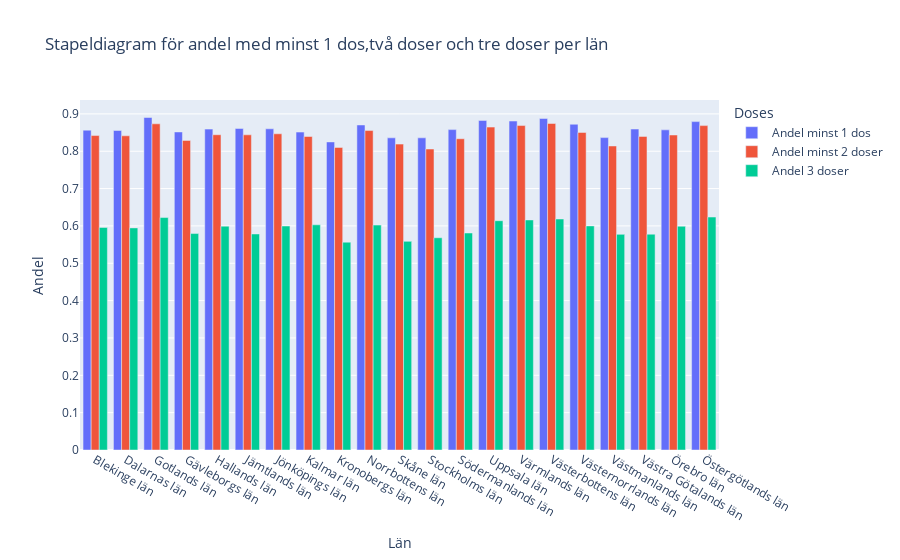

Notebook code cell kept with this figure:
### Code cell
fig = px.bar(
    data_frame=df,
    x="Län_namn",
    y=[
        "Andel minst 1 dos",
        "Andel minst 2 doser",
        "Andel 3 doser"
    ],
    labels={"Län_namn": "Län", "value":"Andel", "variable":"Doses"},
    title="Stapeldiagram för andel med minst 1 dos,två doser och tre doser per län",
    barmode="group",
)
fig.show()
#fig.write_html("uppgift 2f(a).html", auto_open = True)

### Figure 1 — Plotly figure (JSON) as saved in the notebook; plotly's stock layout.template omitted (floating-point values rounded to 4 significant figures)
{"data": [{"alignmentgroup": "True", "hovertemplate": "Doses=Andel minst 1 dos<br>Län=%{x}<br>Andel=%{y}<extra></extra>", "legendgroup": "Andel minst 1 dos", "marker": {"color": "#636efa", "pattern": {"shape": ""}}, "name": "Andel minst 1 dos", "offsetgroup": "Andel minst 1 dos", "orientation": "v", "showlegend": true, "textposition": "auto", "type": "bar", "x": ["Blekinge län", "Dalarnas län", "Gotlands län", "Gävleborgs län", "Hallands län", "Jämtlands län", "Jönköpings län", "Kalmar län", "Kronobergs län", "Norrbottens län", "Skåne län", "Stockholms län", "Södermanlands län", "Uppsala län", "Värmlands län", "Västerbottens län", "Västernorrlands län", "Västmanlands län", "Västra Götalands län", "Örebro län", "Östergötlands län"], "xaxis": "x", "y": [0.8565, 0.8556, 0.8903, 0.8517, 0.8592, 0.8609, 0.86, 0.8513, 0.825, 0.8703, 0.8359, 0.8359, 0.8579, 0.8824, 0.8808, 0.8878, 0.8723, 0.8365, 0.8594, 0.8572, 0.8793], "yaxis": "y"}, {"alignmentgroup": "True", "hovertemplate": "Doses=Andel minst 2 doser<br>Län=%{x}<br>Andel=%{y}<extra></extra>", "legendgroup": "Andel minst 2 doser", "marker": {"color": "#EF553B", "pattern": {"shape": ""}}, "name": "Andel minst 2 doser", "offsetgroup": "Andel minst 2 doser", "orientation": "v", "showlegend": true, "textposition": "auto", "type": "bar", "x": ["Blekinge län", "Dalarnas län", "Gotlands län", "Gävleborgs län", "Hallands län", "Jämtlands län", "Jönköpings län", "Kalmar län", "Kronobergs län", "Norrbottens län", "Skåne län", "Stockholms län", "Södermanlands län", "Uppsala län", "Värmlands län", "Västerbottens län", "Västernorrlands län", "Västmanlands län", "Västra Götalands län", "Örebro län", "Östergötlands län"], "xaxis": "x", "y": [0.842, 0.8413, 0.8734, 0.8289, 0.8442, 0.844, 0.8467, 0.8395, 0.8102, 0.8554, 0.8191, 0.8059, 0.8334, 0.8646, 0.8688, 0.8743, 0.8503, 0.8141, 0.8397, 0.8434, 0.8686], "yaxis": "y"}, {"alignmentgroup": "True", "hovertemplate": "Doses=Andel 3 doser<br>Län=%{x}<br>Andel=%{y}<extra></extra>", "legendgroup": "Andel 3 doser", "marker": {"color": "#00cc96", "pattern": {"shape": ""}}, "name": "Andel 3 doser", "offsetgroup": "Andel 3 doser", "orientation": "v", "showlegend": true, "textposition": "auto", "type": "bar", "x": ["Blekinge län", "Dalarnas län", "Gotlands län", "Gävleborgs län", "Hallands län", "Jämtlands län", "Jönköpings län", "Kalmar län", "Kronobergs län", "Norrbottens län", "Skåne län", "Stockholms län", "Södermanlands län", "Uppsala län", "Värmlands län", "Västerbottens län", "Västernorrlands län", "Västmanlands län", "Västra Götalands län", "Örebro län", "Östergötlands län"], "xaxis": "x", "y": [0.5959, 0.5948, 0.6225, 0.5796, 0.5994, 0.5785, 0.5998, 0.603, 0.5565, 0.6023, 0.5587, 0.5683, 0.581, 0.614, 0.616, 0.6185, 0.6001, 0.5774, 0.5779, 0.5992, 0.6238], "yaxis": "y"}], "layout": {"barmode": "group", "legend": {"title": {"text": "Doses"}, "tracegroupgap": 0}, "title": {"text": "Stapeldiagram för andel med minst 1 dos,två doser och tre doser per län"}, "xaxis": {"anchor": "y", "domain": [0, 1], "title": {"text": "Län"}}, "yaxis": {"anchor": "x", "domain": [0, 1], "title": {"text": "Andel"}}}}
